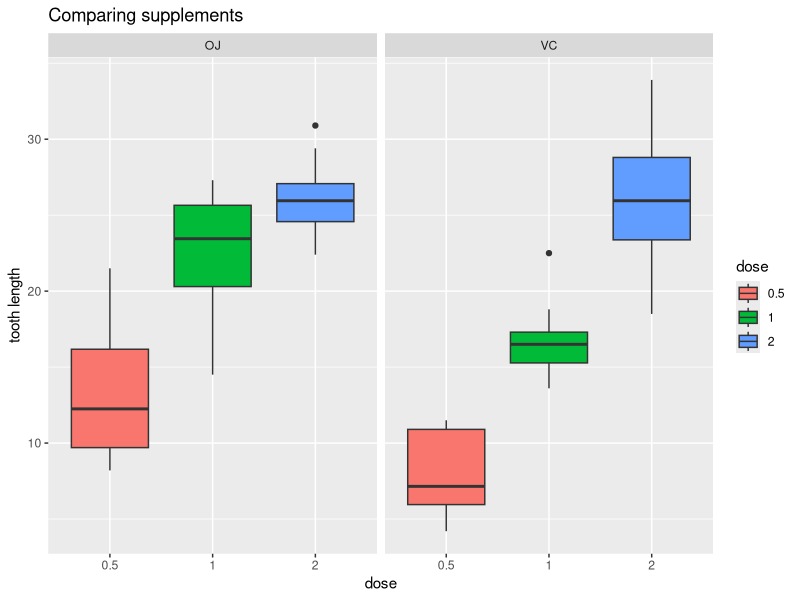
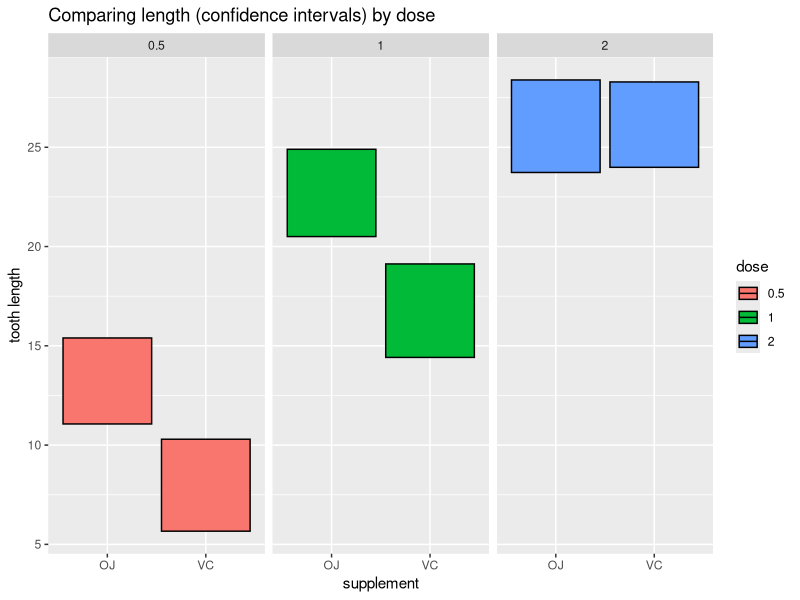

The R source for these figures, in order:
## ---- chunk 1
# Load data
data(ToothGrowth)

# Data summary
str(ToothGrowth)

# A small sample of the data
head(ToothGrowth)
## ---- chunk 2
library(ggplot2)
data <- data.frame(len = ToothGrowth$len, supp = ToothGrowth$supp, dose = as.factor(ToothGrowth$dose))
g <- ggplot(data, aes(x = dose, y = len, group = dose))
g <- g + labs(title = "Comparing supplements", x = "dose", y = "tooth length")
g <- g + geom_boxplot(aes(fill = dose))
g <- g+ facet_grid(. ~ supp)
g
## ---- chunk 3
library(plyr)
summaries <- ddply(data, .(supp, dose), summarize, mean = mean(len), sd = sd(len), n = length(len))
summaries
## ---- chunk 4
summaries$min <- summaries$mean - (qt(.975, (summaries$n-1) * summaries$sd / sqrt(summaries$n)))
summaries$max <- summaries$mean + (qt(.975, (summaries$n-1) * summaries$sd / sqrt(summaries$n)))
summaries
## ---- chunk 5
g <- ggplot(summaries)
g <- g + labs(title = "Comparing length (confidence intervals) by dose", x = "supplement", y = "tooth length")
g <- g + geom_crossbar(
  aes(ymin = min, ymax = max, x = supp, y = min, fill = dose),
  fatten = 0
  )
g <- g + facet_wrap(~dose)
g
